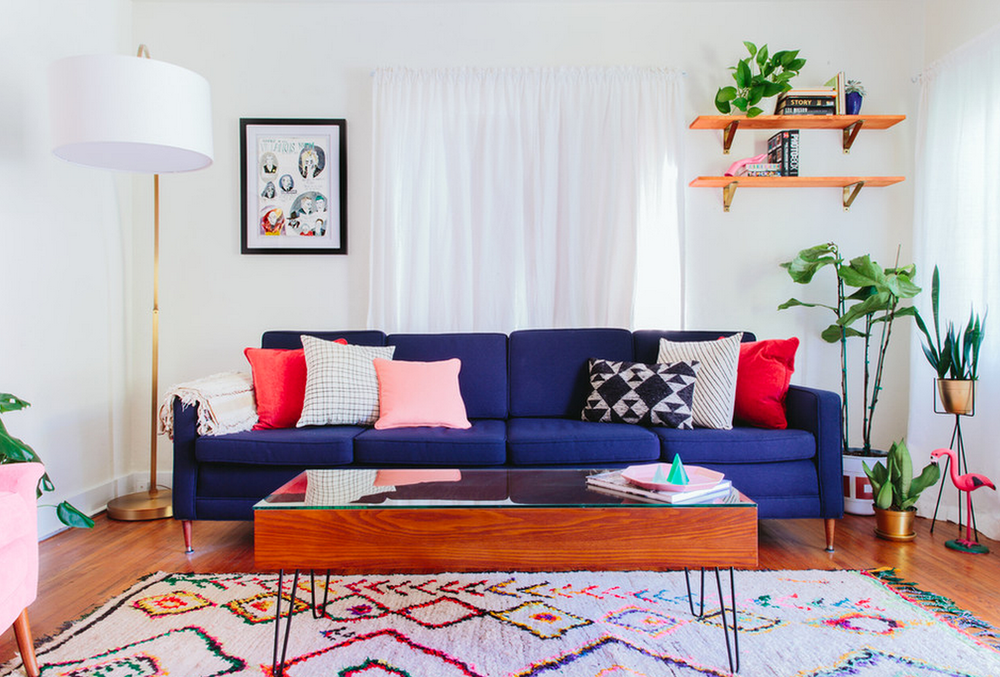
#> input picture SAMPLE.png, 1000 x 677 px, shrunk from 1500 x 1015 before the run
$ python -i objects.py   (imports and definitions only)
#> lines starting #> are read from the running program, lines starting #| are printed output that depends on the picture; after the words box and inside, x2 and y2 are one past the last pixel; in counts of white or black regions, pixels touching at a corner belong together
#> further down, picture is the input picture: shape (677, 1000, 3); mean B, G, R 170.9, 167.3, 180.7
import cv2

# [1 line not run here, left out]

def contour_shapes(img):
    img_gray = cv2.cvtColor(img, cv2.COLOR_BGR2GRAY)
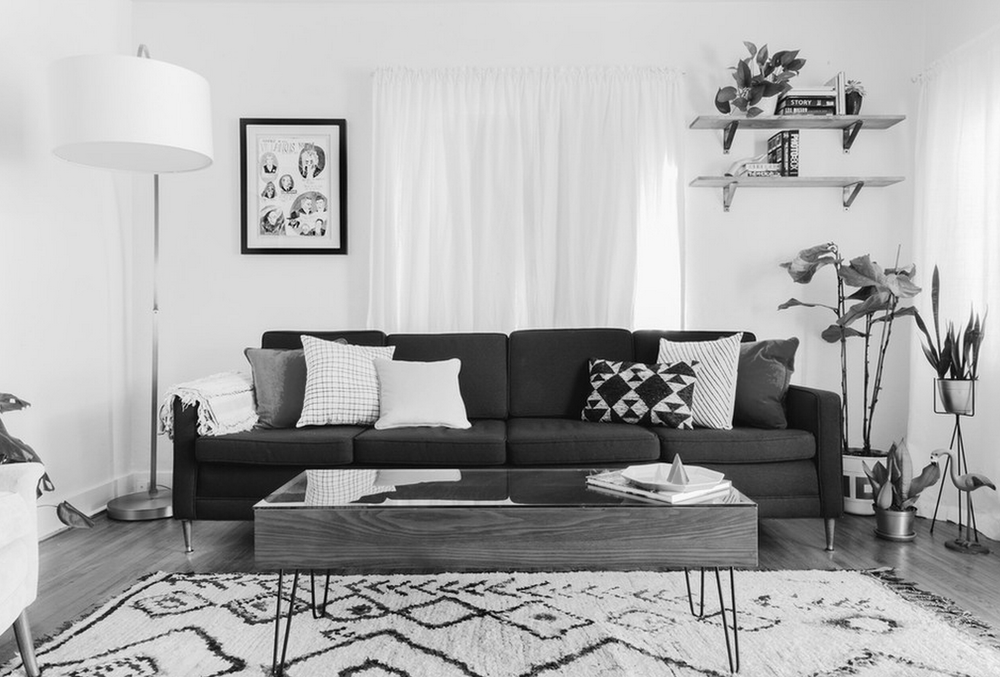
#> img_gray: shape (677, 1000); min 0, max 255, mean 171.7

    _, threshold = cv2.threshold(img_gray, 127, 255, cv2.THRESH_BINARY)
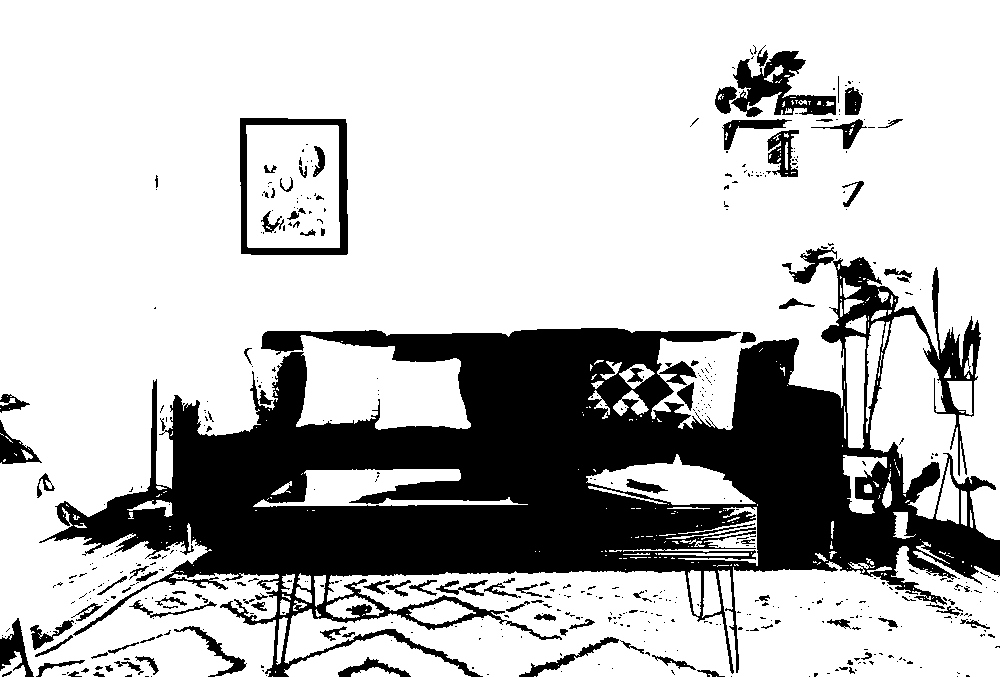
#> threshold: shape (677, 1000); 74.6% white; 531 black regions (424 under 20 px)

    contours, _ = cv2.findContours(threshold, cv2.RETR_TREE, cv2.CHAIN_APPROX_SIMPLE)
#> contours = 1000 contours, 803 with area under 20; largest, box (x1, y1, x2, y2) and area: (0, 0, 1000, 677) 428973, (284, 546, 1000, 677) 59179, (239, 117, 349, 256) 14806, (246, 125, 340, 248) 11135, (586, 454, 756, 505) 4284

    for contour in contours:
        approx = cv2.approxPolyDP(contour, 0.01 * cv2.arcLength(contour, True), True)
        cv2.drawContours(img, [contour], 0, (0,0,255), 5)

        M = cv2.moments(contour)
        if M['m00'] != 0.0:
            x = int(M['m10']/M['m00'])
            y = int(M['m01']/M['m00'])
#> this loop made 1000 passes
#> (contour, approx, x, y) on pass 37: ([[881, 573], [881, 574], [882, 573]], [[882, 573], [881, 573], [881, 574]], 881, 573)
#> (approx, x, y) on passes 7, 11, 16, 19, 39, 40: ([[359, 672], [360, 671], [361, 672], [360, 673]], 360, 672), ([[390, 640], [391, 639], [392, 640], [391, 641]], 391, 640), ([[366, 609], [365, 610], [366, 610]], 365, 609), ([[433, 608], [434, 607], [435, 608], [434, 609]], 434, 608), ([[306, 581], [307, 580], [308, 581], [307, 582]], 307, 581), ([[304, 581], [305, 580], [306, 581], [305, 582]], 305, 581)
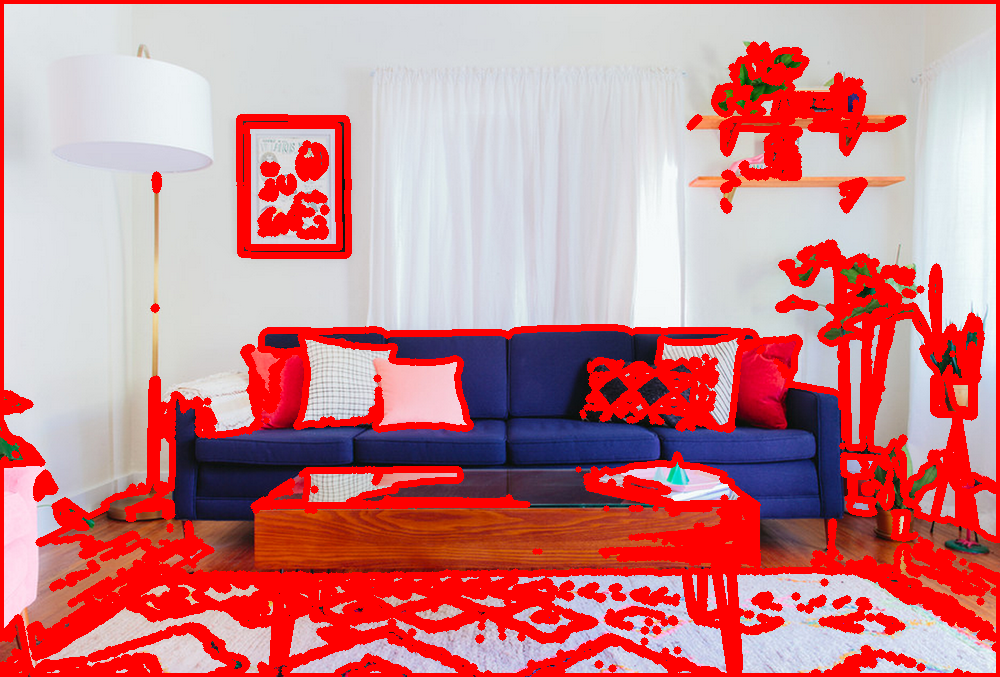
#> img: shape (677, 1000, 3); mean B, G, R 138.2, 133.9, 202.7

    cv2.imshow('shapes', img)
    cv2.waitKey(0)
    cv2.destroyAllWindows()

>>> import cv2
>>> picture = cv2.imread('SAMPLE.png')
>>> result = contour_shapes(picture)
